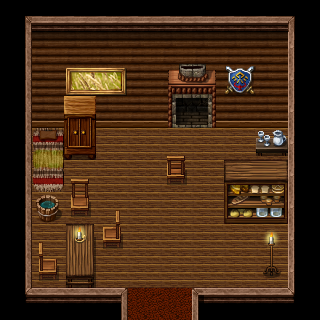

Rendered tile map (Tiled .tmx) drawn with the repository's tilesets; below, a short description and the map source with its tile grids summarised:
An orthogonal 10x10 tile map with 32x32 px tiles, 5 tile layers (bgr_00, bgr_01, col_00, col_01, ...), 11 tilesets and 3 objects (PlayerSpawn, LoadingZone, RandomTextNPCCreate).

<map version="1.0" orientation="orthogonal" renderorder="right-up" width="10" height="10" tilewidth="32" tileheight="32" nextobjectid="4">
 <tileset firstgid="1" source="tilesets/celiannas-tileset/celianna_Doors.tsx" />
 <tileset firstgid="145" source="tilesets/celiannas-tileset/celianna_TileA1.tsx" />
 <tileset firstgid="545" source="tilesets/celiannas-tileset/celianna_TileA2.tsx" />
 <tileset firstgid="945" source="tilesets/celiannas-tileset/celianna_TileA3.tsx" />
 <tileset firstgid="1281" source="tilesets/celiannas-tileset/celianna_TileA4.tsx" />
 <tileset firstgid="1857" source="tilesets/celiannas-tileset/celianna_TileA5.tsx" />
 <tileset firstgid="2113" source="tilesets/celiannas-tileset/celianna_TileB1.tsx" />
 <tileset firstgid="2369" source="tilesets/celiannas-tileset/celianna_TileB2.tsx" />
 <tileset firstgid="2625" source="tilesets/celiannas-tileset/celianna_TileC.tsx" />
 <tileset firstgid="2881" source="tilesets/celiannas-tileset/celianna_TileD.tsx" />
 <tileset firstgid="3137" source="tilesets/celiannas-tileset/celianna_TileE.tsx" />
 <layer name="bgr_00" width="10" height="10">
  <data>[100 cells, 100 non-empty, 1 distinct tile ids]</data>
 </layer>
 <layer name="bgr_01" width="10" height="10">
  <data>[100 cells, 2 non-empty, 1 distinct tile ids]</data>
 </layer>
 <layer name="col_00" width="10" height="10">
  <data>[100 cells, 71 non-empty, 26 distinct tile ids]</data>
 </layer>
 <layer name="col_01" width="10" height="10">
  <data>[100 cells, 6 non-empty, 6 distinct tile ids]</data>
 </layer>
 <layer name="fgr_00" width="10" height="10">
  <data>[100 cells, 11 non-empty, 11 distinct tile ids]</data>
 </layer>
 <objectgroup name="objects">
  <object id="1" name="FromChristmasSpawn" type="PlayerSpawn" x="160" y="256" width="32" height="32">
   <properties>
    <property name="From" value="christmas.tmx" />
   </properties>
  </object>
  <object id="2" name="exitToChirstmas" type="LoadingZone" x="128" y="288" width="64" height="32">
   <properties>
    <property name="nextMap" value="christmas.tmx" />
   </properties>
  </object>
  <object id="3" name="RandomNPC" type="RandomTextNPCCreate" x="128" y="160" width="32" height="32">
   <properties>
    <property name="ComGen" value="RandomWalk" />
    <property name="facing" value="DOWN" />
    <property name="path" value="tilesets/characters/rpgsprites1/townfolk1_m.png" />
    <property name="text" value="Einen schönen ersten Dezember!" />
   </properties>
  </object>
 </objectgroup>
</map>
